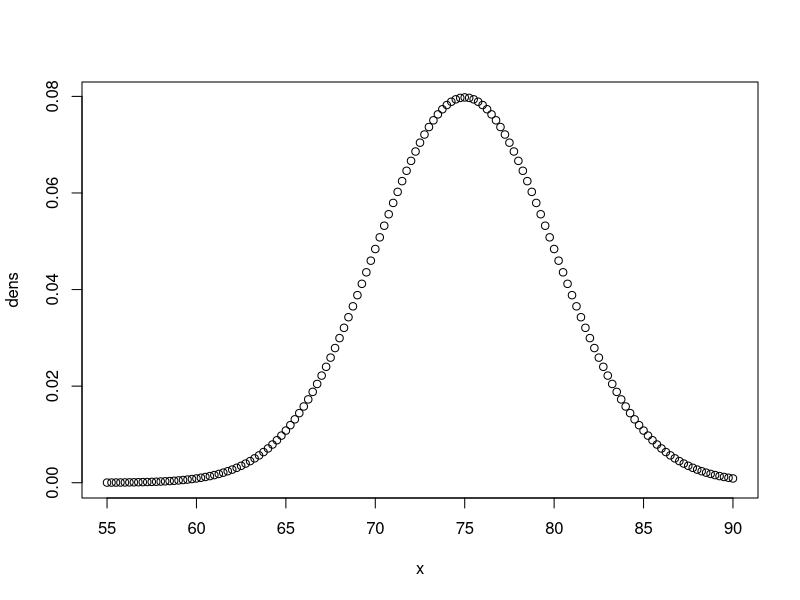
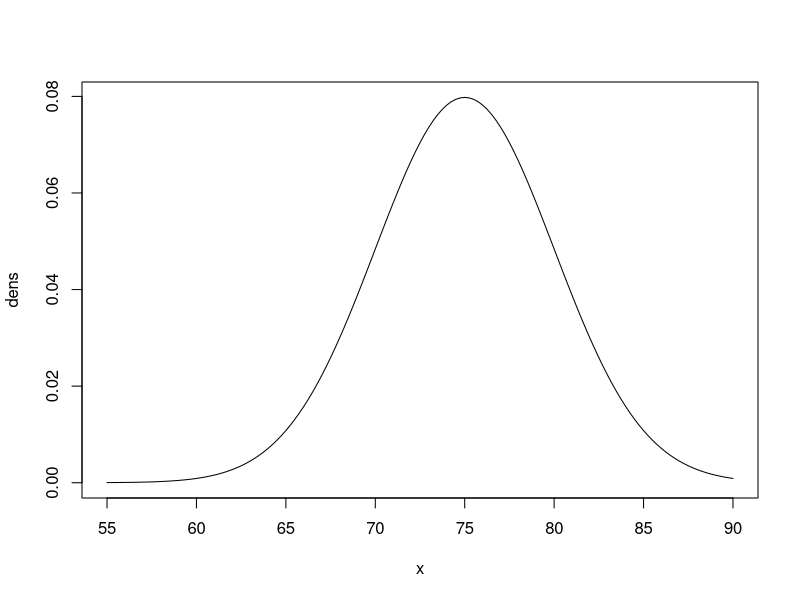
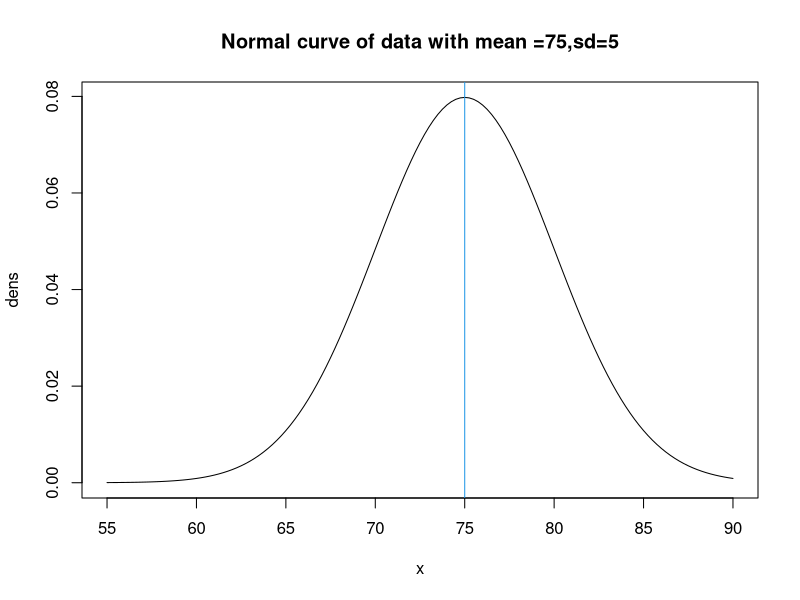
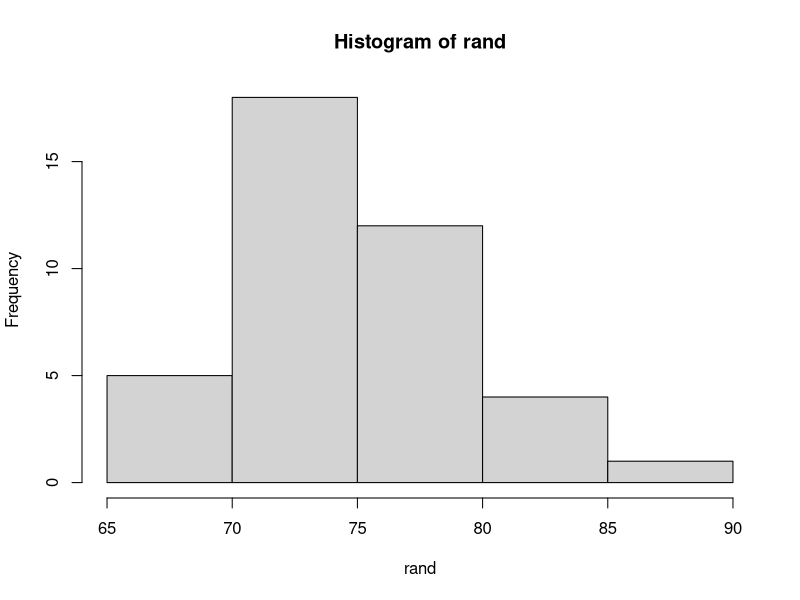

Write the R code that produced these figures, in order.
#Normal Population
#Prob X >=85
pnorm(q=85,mean=75,sd=5,lower.tail = F)
#Prob Z>=1,the lower.tail=F gives us the area to the right
pnorm(q=1,mean=0,sd=1,lower.tail = F)
# We use qnorm to find quantiles
qnorm(p=0.25,mean=75,sd=5,lower.tail=T)
# To generate a sequence of numbers
x <- seq(from=55,to=90,by=0.25)
x

# To find the values of the probability density Function
dens <- dnorm(x,mean=75,sd=5)
plot(x,dens)
# To have a line curve
plot(x,dens,type="l")
# To add a Title
plot(x,dens,type="l",main="Normal curve of data with mean =75,sd=5",xlab="x",ylab="dens")
# To add a Vertical Line at mean of 75
abline(v=75,col=4)
# To draw a sample of 40 observations in the data
rand <- rnorm(n=40,mean=75,sd=5)
# Plotting a histogram
hist(rand)
